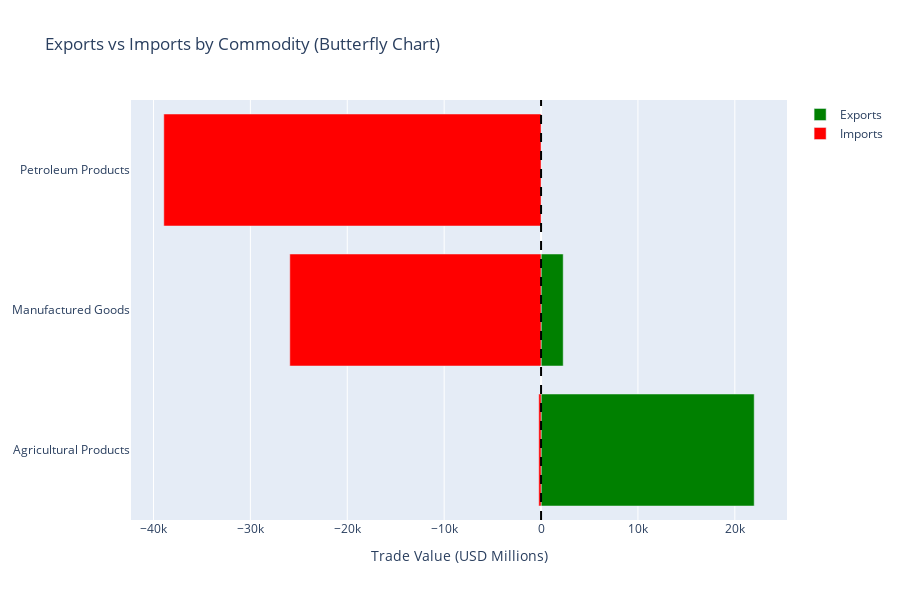

The notebook cell this image was saved under:
### Markdown cell above
### 6. COMMODITY BUTTERFLY CHART

### Code cell
commodity_data = df.groupby(['Commodity_Category', 'Trade_Type'])['Value_USD_Million'].sum().reset_index()
commodity_pivot = commodity_data.pivot(index='Commodity_Category', columns='Trade_Type', values='Value_USD_Million').fillna(0)
commodity_pivot['Import'] = -commodity_pivot['Import']  # Make imports negative
commodity_pivot = commodity_pivot.reset_index()

fig = go.Figure()
fig.add_trace(go.Bar(y=commodity_pivot['Commodity_Category'], x=commodity_pivot['Export'],
                    orientation='h', name='Exports', marker_color='green'))
fig.add_trace(go.Bar(y=commodity_pivot['Commodity_Category'], x=commodity_pivot['Import'],
                    orientation='h', name='Imports', marker_color='red'))
fig.update_layout(title='Exports vs Imports by Commodity (Butterfly Chart)', 
                 xaxis_title='Trade Value (USD Millions)', barmode='relative', height=600)
fig.add_vline(x=0, line_dash="dash", line_color="black")
fig.show()

### Figure 1 — Plotly figure (JSON) as saved in the notebook; plotly's stock layout.template omitted (floating-point values rounded to 4 significant figures)
{"data": [{"marker": {"color": "green"}, "name": "Exports", "orientation": "h", "type": "bar", "x": [22000.0, 2285.0, 0.0], "y": ["Agricultural Products", "Manufactured Goods", "Petroleum Products"]}, {"marker": {"color": "red"}, "name": "Imports", "orientation": "h", "type": "bar", "x": [-237.9, -25930.0, -38940.0], "y": ["Agricultural Products", "Manufactured Goods", "Petroleum Products"]}], "layout": {"barmode": "relative", "height": 600, "shapes": [{"line": {"color": "black", "dash": "dash"}, "type": "line", "x0": 0, "x1": 0, "xref": "x", "y0": 0, "y1": 1, "yref": "y domain"}], "title": {"text": "Exports vs Imports by Commodity (Butterfly Chart)"}, "xaxis": {"title": {"text": "Trade Value (USD Millions)"}}}}
